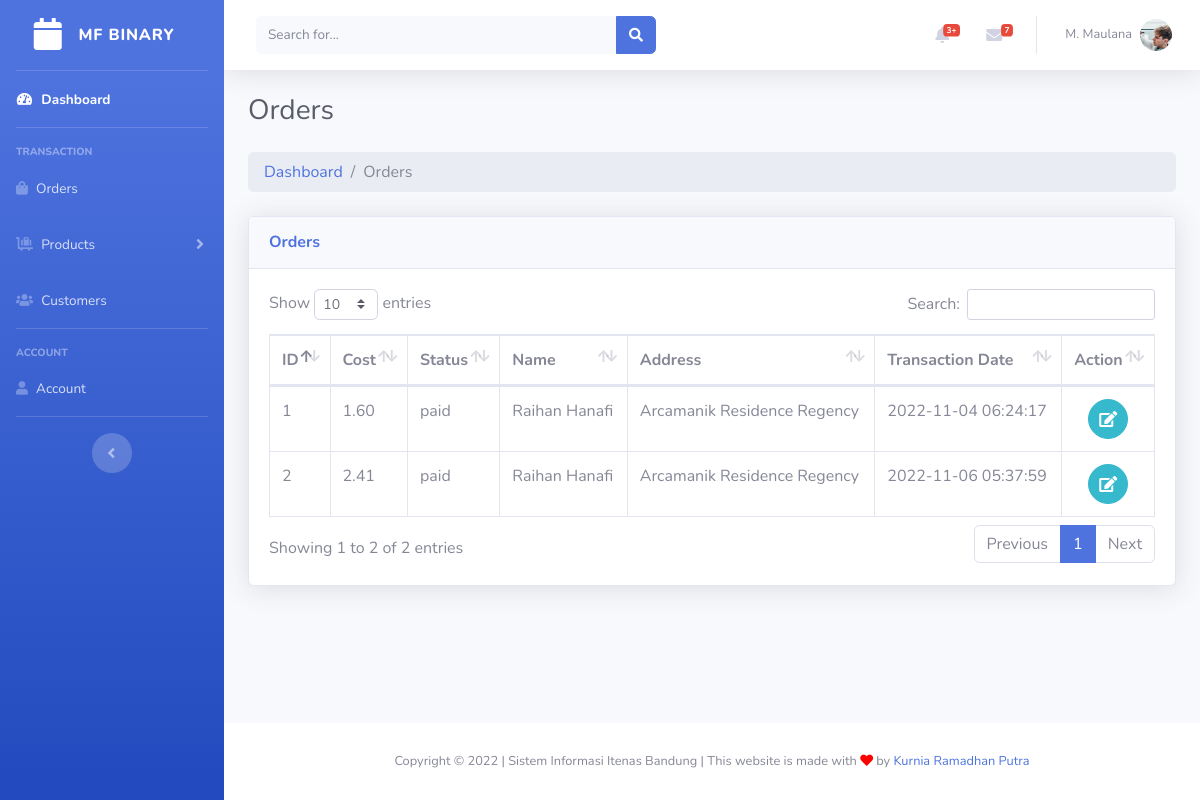
The app's page /admin/orders.php (signed in) with its own data.
### tables this page shows
CREATE TABLE `orders` (
  `order_id` int(11) NOT NULL,
  `order_cost` decimal(10,2) NOT NULL,
  `order_status` varchar(100) NOT NULL DEFAULT 'on_hold',
  `user_id` int(11) NOT NULL,
  `user_phone` varchar(15) NOT NULL,
  `user_city` varchar(255) NOT NULL,
  `user_address` varchar(255) NOT NULL,
  `order_date` datetime NOT NULL DEFAULT current_timestamp()
);

CREATE TABLE `users` (
  `user_id` int(11) NOT NULL,
  `user_name` varchar(100) NOT NULL,
  `user_email` varchar(100) NOT NULL,
  `user_password` varchar(100) NOT NULL,
  `user_phone` varchar(20) DEFAULT NULL,
  `user_address` varchar(255) DEFAULT NULL,
  `user_city` varchar(100) DEFAULT NULL,
  `user_photo` varchar(255) DEFAULT NULL
);

### admin/orders.php (the view, shortened to what this page needs)
<?php include('header.php'); ?>
<?php
$query_orders = "SELECT o.order_id, o.order_cost, o.order_status, u.user_name, o.user_address, o.order_date FROM `orders` o, `users` u WHERE o.user_id = u.user_id ORDER BY o.order_date DESC";
$stmt_orders = $conn->prepare($query_orders);
$stmt_orders->execute();
$orders = $stmt_orders->get_result();
?>
<div class="container-fluid">
    <h1 class="h3 mb-2 text-gray-800">Orders</h1>
    <nav class="mt-4 rounded" aria-label="breadcrumb">
        <ol class="breadcrumb px-3 py-2 rounded mb-4">
            <li class="breadcrumb-item"><a href="index.php">Dashboard</a></li>
            <li class="breadcrumb-item active">Orders</li>
        </ol>
    </nav>
    <div class="card shadow mb-4">
        <div class="card-header py-3">
            <h6 class="m-0 font-weight-bold text-primary">Orders</h6>
        </div>
        <div class="card-body">
            <div class="table-responsive">
                <table class="table table-bordered" id="dataTable" width="100%" cellspacing="0">
                    <thead>
                        <tr>
                            <th>ID</th>
                            <th>Cost</th>
                            <th>Status</th>
                            <th>Name</th>
                            <th>Address</th>
                            <th>Transaction Date</th>
                            <th>Action</th>
                        </tr>
                    </thead>
                    <tbody>
                        <?php foreach($orders as $order) { ?>
                            <tr>
                                <td><?php echo $order['order_id']; ?></td>
                                <td><?php echo $order['order_cost']; ?></td>
                                <td><?php echo $order['order_status']; ?></td>
                                <td><?php echo $order['user_name']; ?></td>
                                <td><?php echo $order['user_address']; ?></td>
                                <td><?php echo $order['order_date']; ?></td>
                                <td class="text-center">
                                    <a href="edit_order.php?order_id=<?php echo $order['order_id']; ?>" class="btn btn-info btn-circle">
                                        <i class="fas fa-edit"></i>
                                    </a>
                                </td>
                            </tr>
                        <?php } ?>
                    </tbody>
                </table>
            </div>
        </div>
    </div>
</div>
</div>
<?php include('footer.php'); ?>

### records on screen
orders: order_id "2", order_cost "2.41", order_status "paid", user.user_name "Raihan Hanafi", user_address "Arcamanik Residence Regency", order_date "2022-11-06 05:37:59"
orders: order_id "1", order_cost "1.60", order_status "paid", user.user_name "Raihan Hanafi", user_address "Arcamanik Residence Regency", order_date "2022-11-04 06:24:17"

### other values on screen
$_SESSION['admin_name'] "M. Maulana"
